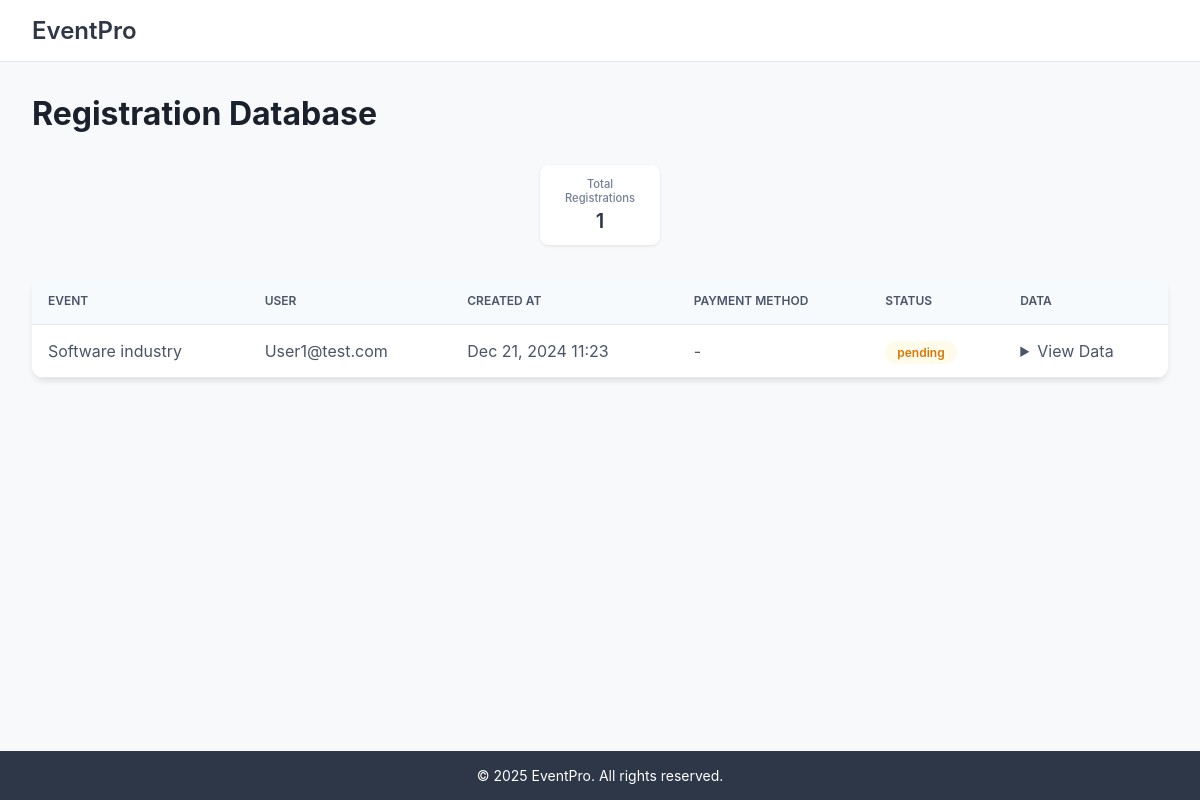
The app's page /database/RegistrationsTable/, older data.
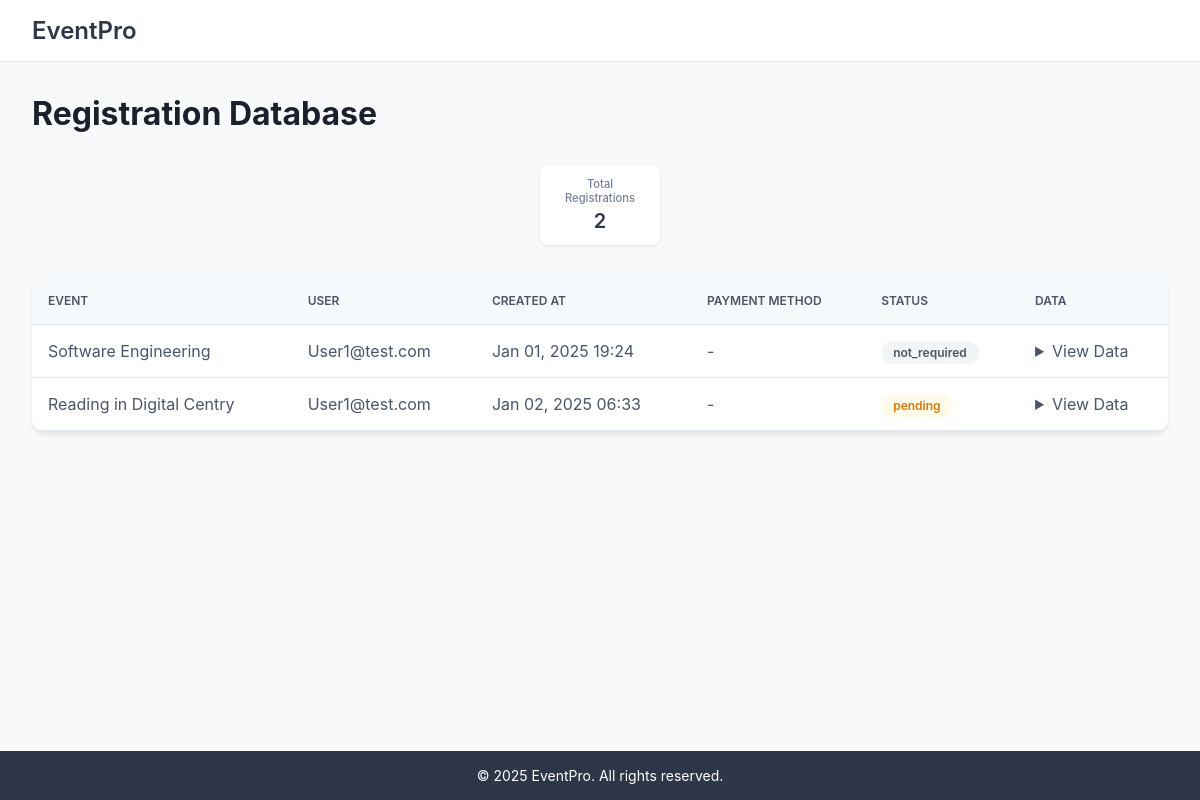
The same page, newer data.
### User_app/models.py (models this page shows, shortened)
class EventRegistration(models.Model):
    PAYMENT_METHODS = [
        ('credit_card', 'Credit Card'),
        ('debit_card', 'Debit Card'),
        ('cash', 'Cash'),
    ]
    event = models.ForeignKey(Event, on_delete=models.CASCADE)
    user = models.ForeignKey(User, on_delete=models.CASCADE)
    registration_data = models.JSONField()
    created_at = models.DateTimeField(auto_now_add=True)
    payment_method = models.CharField(
        max_length=20,
        choices=PAYMENT_METHODS,
        null=True,
        blank=True
    )
    payment_status = models.CharField(
        max_length=20,
        choices=[
            ('pending', 'Pending'),
            ('completed', 'Completed'),
            ('failed', 'Failed'),
            ('not_required', 'Not Required'),
        ],
        default='not_required'
    )
    class Meta:
        unique_together = ['event', 'user']

class Event(models.Model):
    EventID = models.AutoField(primary_key=True)
    EventType = models.CharField(max_length=50)
    EventTitle = models.CharField(max_length=70)
    EventDescription = models.TextField()
    EventDate = models.DateField()
    EventTime = models.TimeField()
    EventCost = models.CharField(max_length=20, default='Free')
    EventLocation = models.CharField(max_length=70)
    EventCapacity = models.PositiveIntegerField(null=True, blank=True)
    current_participants = models.PositiveIntegerField(default=0)
    form_configured = models.BooleanField(default=False)

### User_app/views.py (the view)
# urls.py: path('database/RegistrationsTable/', EventRegistrationListView.as_view(), name='registration_database'),
class EventRegistrationListView(ListView):
    model = EventRegistration
    template_name = 'Database_Pages/registration_database.html'
    context_object_name = 'registrations'
    def get_context_data(self, **kwargs):
        context = super().get_context_data(**kwargs)
        context['title'] = 'Event Registrations Database'
        return context

### User_app/templates/Database_Pages/registration_database.html (shortened to what this page needs)
<!DOCTYPE html>
<html lang="en">
<head>
</head>
<body>
    <header class="header">
        <div class="logo">EventPro</div>
    </header>
    <div class="dashboard-container">
        <h2 class="page-title">Registration Database</h2>
        <div class="stats-grid">
            <div class="stat-card">
                <div class="stat-label">Total Registrations</div>
                <div class="stat-value">{{ registrations|length }}</div>
            </div>
        </div>
        <div class="table-container">
            <table class="registration-table">
                <thead>
                    <tr>
                        <th>Event</th>
                        <th>User</th>
                        <th>Created At</th>
                        <th>Payment Method</th>
                        <th>Status</th>
                        <th>Data</th>
                    </tr>
                </thead>
                <tbody>
                    {% for registration in registrations %}
                    <tr>
                        <td>{{ registration.event.EventTitle }}</td>
                        <td>{{ registration.user.username }}</td>
                        <td>{{ registration.created_at|date:"M d, Y H:i" }}</td>
                        <td>{{ registration.payment_method|default:"-" }}</td>
                        <td>
                            <span class="badge status-{{ registration.payment_status }}">
                                {{ registration.payment_status }}
                            </span>
                        </td>
                        <td>
                            <details>
                                <summary class="view-data">View Data</summary>
                            </details>
                        </td>
                    </tr>
                    {% empty %}
                    <tr>
                        <td colspan="6" class="empty-message">No registrations found</td>
                    </tr>
                    {% endfor %}
                </tbody>
            </table>
        </div>
     </div>
    <footer class="footer">
        <div class="footer-content">© 2025 EventPro. All rights reserved.</div>
    </footer>
</body>
</html>

Row changes from the older to the newer data that the page shows:
removed EventRegistration: event.EventTitle "Software industry", user.username "User1@test.com", created_at "Dec 21, 2024 11:23", payment_method "-", payment_status "pending"
added EventRegistration: event.EventTitle "Software Engineering", user.username "User1@test.com", created_at "Jan 01, 2025 19:24", payment_method "-", payment_status "not_required"
added EventRegistration: event.EventTitle "Reading in Digital Centry", user.username "User1@test.com", created_at "Jan 02, 2025 06:33", payment_method "-", payment_status "pending"
Text that changed along with them:
{{ registrations|length }}: "1" → "2"
